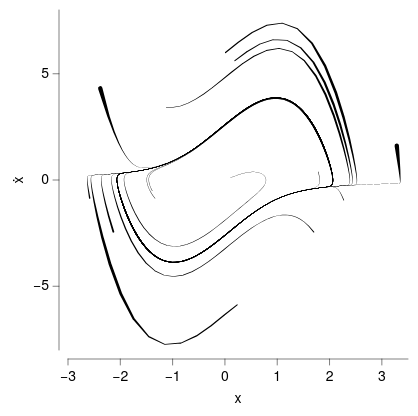

Vega-Lite specification for this chart:
### Vega-Lite specification from a JSON file in a GitHub repository (floating-point values rounded to 4 significant figures; data arrays with more than 128 entries replaced by an {"elided": "..."} marker saying what was removed)
{"background": null, "config": {"arc": {"fill": "#DBDBDB", "fillOpacity": 1.0, "innerRadius": 42.5, "padAngle": 0.03, "stroke": "black", "strokeOpacity": 1, "strokeWidth": 0.25}, "area": {"fill": "#DBDBDB", "fillOpacity": 1.0, "stroke": "black", "strokeOpacity": 1, "strokeWidth": 0.25}, "axis": {"domain": true, "domainCap": "round", "domainColor": "black", "domainWidth": 0.25, "grid": false, "gridCap": "round", "gridColor": "#F1F1F1", "gridDash": [0, 0], "gridOpacity": 1.0, "gridWidth": 0.25, "labelColor": "black", "labelFont": "Helvetica Neue, HelveticaNeue, Helvetica, Arial, sans-serif", "labelFontSize": 7, "labelFontStyle": "normal", "labelFontWeight": 400, "offset": 4.5, "ticks": true, "tickCap": "round", "tickColor": "black", "tickRound": false, "tickSize": 3, "tickWidth": 0.25, "titleColor": "black", "titleFont": "Helvetica Neue, HelveticaNeue, Helvetica, Arial, sans-serif", "titleFontSize": 7, "titleFontStyle": "normal", "titleFontWeight": 400}, "axisX": {"domain": true, "labelAlign": "center", "labelAngle": 0, "labels": true, "ticks": true, "translate": 0}, "axisY": {"domain": true, "labelAlign": "right", "labelAngle": 0, "labels": true, "ticks": true, "translate": 0}, "axisRight": {"domain": true, "labelAlign": "left", "labelAngle": 0, "labels": true, "ticks": true, "translate": 0}, "axisTop": {"domain": true, "labelAlign": "center", "labelAngle": 0, "labels": true, "ticks": true, "translate": 0}, "axisBand": {"tickOffset": 0}, "bar": {"fill": "#DBDBDB", "fillOpacity": 1.0, "stroke": "black", "strokeOpacity": 1, "strokeWidth": 0.25}, "boxplot": {"size": 15.3, "ticks": {"cornerRadius": 0.25, "fill": "black", "opacity": 1, "size": 7.65, "thickness": 0.25}, "box": {"fillOpacity": 1.0, "stroke": "black", "strokeOpacity": 1, "strokeWidth": 0.25}, "median": {"cornerRadius": 0, "fill": "black", "fillOpacity": 1.0, "opacity": 1, "size": 15.3, "thickness": 0.25}, "rule": {"fill": "black", "fillOpacity": 1.0, "size": 17.0, "stroke": "black", "strokeDash": [0, 0], "strokeOpacity": 1, "strokeWidth": 0.25}, "outliers": {"color": "black", "fill": "black", "fillOpacity": 1.0, "size": 0, "stroke": "black", "strokeOpacity": 1, "strokeWidth": 0.25}}, "circle": {"fill": "black", "fillOpacity": 1.0, "size": 2.125, "stroke": null, "strokeOpacity": 1, "strokeWidth": 0.25}, "errorband": {"band": {"fillOpacity": 0.6, "stroke": null, "strokeWidth": 0.25, "strokeOpacity": 1}, "borders": {"opacity": 0, "strokeOpacity": 0.25, "strokeWidth": 1}}, "errorbar": {"opacity": 1, "rule": {"strokeDash": [0, 0], "strokeWidth": 0.25}, "ticks": {"color": "black", "cornerRadius": 0.125, "opacity": 1, "size": 10.2, "thickness": 0.25}, "thickness": 0.25}, "font": "Helvetica Neue, HelveticaNeue, Helvetica, Arial, sans-serif", "geoshape": {"fill": "#DBDBDB", "fillOpacity": 1.0, "stroke": "black", "strokeOpacity": 1, "strokeWidth": 0.25}, "header": {"labelColor": "black", "labelFont": "Helvetica Neue, HelveticaNeue, Helvetica, Arial, sans-serif", "labelFontSize": 7, "labelFontStyle": "normal", "labelFontWeight": 400, "titleColor": "black", "titleFont": "Helvetica Neue, HelveticaNeue, Helvetica, Arial, sans-serif", "titleFontSize": 7, "titleFontStyle": "normal", "titleFontWeight": 400, "titlePadding": 0}, "legend": {"disable": false, "offset": 4.5, "titlePadding": 4, "labelOffset": 2, "gradientLabelOffset": 2, "gradientLength": 85.0, "gradientThickness": 8.5, "gradientOpacity": 1.0, "gradientStrokeColor": "black", "gradientStrokeWidth": 0.25, "labelColor": "black", "labelFont": "Helvetica Neue, HelveticaNeue, Helvetica, Arial, sans-serif", "labelFontSize": 7, "labelFontStyle": "normal", "labelFontWeight": 400, "strokeColor": "black", "strokeWidth": 0, "symbolSize": 42, "symbolStrokeColor": "black", "symbolStrokeWidth": 0.25, "titleColor": "black", "titleFont": "Helvetica Neue, HelveticaNeue, Helvetica, Arial, sans-serif", "titleFontSize": 7, "titleFontStyle": "normal", "titleFontWeight": 400}, "line": {"color": "black", "stroke": "black", "strokeCap": "butt", "strokeDash": [0, 0], "strokeOpacity": 1, "strokeWidth": 0.5}, "point": {"filled": true, "fill": "#DBDBDB", "fillOpacity": 1.0, "size": 8.5, "stroke": "black", "strokeOpacity": 1, "strokeWidth": 0.25}, "range": {"category": ["#B2B2B2", "#4A7CD3", "#008542", "#664CAF", "#509F98", "#636363", "#284F93", "#005226", "#382864", "#285753"], "diverging": {"scheme": ["#443E60", "#5F597E", "#7C759B", "#9994B6", "#B7B4CC", "#D6D5DC", "#F6F6F6", "#D1DAD9", "#A4C2BF", "#7AA9A4", "#578E89", "#37736E", "#1B5954"]}, "heatmap": {"scheme": ["#440154", "#472270", "#433E82", "#38598C", "#2C728E", "#238A8D", "#24A086", "#39B578", "#5DC862", "#96D646", "#CAE02D", "#FDE724"]}, "ordinal": {"scheme": ["#F1F1F1", "#DBDBDB", "#C6C6C6", "#B2B2B2", "#9D9D9D", "#898989", "#767676", "#636363", "#515151", "#404040", "#2F2F2F", "#1F1F1F"]}, "ramp": {"scheme": ["#440154", "#472270", "#433E82", "#38598C", "#2C728E", "#238A8D", "#24A086", "#39B578", "#5DC862", "#96D646", "#CAE02D", "#FDE724"]}}, "rule": {"color": "black", "stroke": "black", "strokeCap": "round", "strokeDash": [2, 2], "strokeOpacity": 1, "strokeWidth": 0.25}, "scale": {"barBandPaddingInner": 0.1, "rectBandPaddingInner": 0, "tickBandPaddingInner": 0.1, "bandPaddingOuter": 0.1, "bandWithNestedOffsetPaddingInner": 0.2, "bandWithNestedOffsetPaddingOuter": 0.2, "offsetBandPaddingInner": 0, "offsetBandPaddingOuter": 0, "round": false}, "rect": {"fill": "#DBDBDB", "fillOpacity": 1.0, "stroke": "black", "strokeOpacity": 1, "strokeWidth": 0.25}, "square": {"fill": "#DBDBDB", "fillOpacity": 1.0, "size": 17.0, "stroke": "black", "strokeOpacity": 1, "strokeWidth": 0.25}, "text": {"color": "black", "font": "Helvetica Neue, HelveticaNeue, Helvetica, Arial, sans-serif", "fontSize": 7, "fontStyle": "normal", "fontWeight": 400}, "tick": {"color": "black", "cornerRadius": 0.125, "opacity": 1.0, "size": 15.3, "thickness": 0.25}, "title": {"anchor": "middle", "frame": "group", "color": "black", "font": "Helvetica Neue, HelveticaNeue, Helvetica, Arial, sans-serif", "fontSize": 7, "fontStyle": "normal", "fontWeight": 400, "subtitleColor": "black", "subtitleFont": "Helvetica Neue, HelveticaNeue, Helvetica, Arial, sans-serif", "subtitleFontSize": "Helvetica Neue, HelveticaNeue, Helvetica, Arial, sans-serif", "subtitleFontStyle": "normal", "subtitleFontWeight": 400}, "trail": {"color": "black", "opacity": 1, "size": 0.5}, "view": {"continuousWidth": 170, "continuousHeight": 170, "discreteWidth": 170, "discreteHeight": 170, "fill": null, "stroke": null, "strokeWidth": 0.25}}, "data": {"name": "data-d9f42f7b6ec6afa8faac55e772a56cc7"}, "mark": {"type": "trail"}, "encoding": {"detail": {"field": "tid", "type": "nominal"}, "order": {"field": "order", "type": "quantitative"}, "size": {"field": "speed", "legend": null, "scale": {"range": [0.1, 2.2]}, "type": "quantitative"}, "x": {"field": "x", "title": "x", "type": "quantitative"}, "y": {"field": "y", "title": "ẋ", "type": "quantitative"}}, "$schema": "https://vega.github.io/schema/vega-lite/v6.4.1.json", "datasets": {"data-d9f42f7b6ec6afa8faac55e772a56cc7": {"elided": "6300 records"}}}
